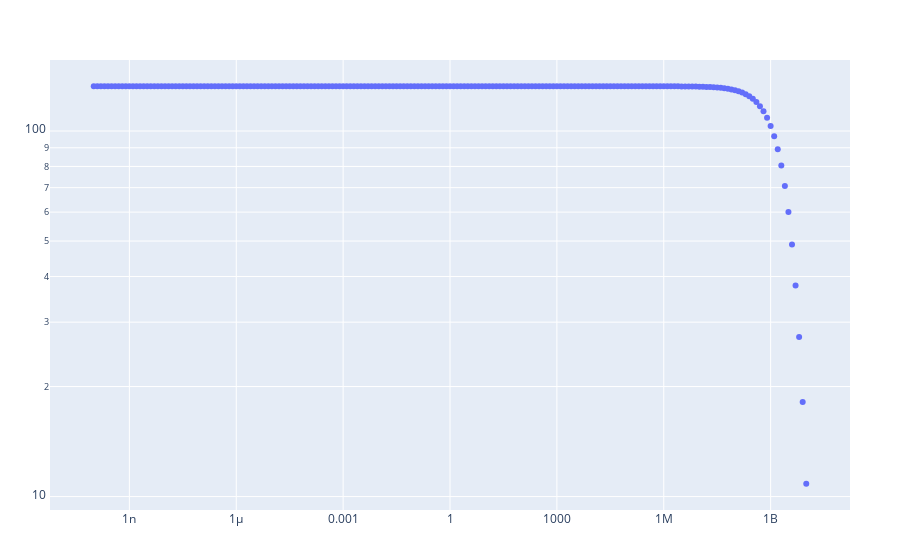

Source (notebook cell):
### Code cell
function plot_power_time_series(nuclide, time_array)
    power_time_series = Float64.(power_time_series_dict[nuclide])
    time_array = Float64.(time_array)
    plot(scatter(x = time_array, y = power_time_series, mode = "markers"), 
    Layout(xaxis_type = "log", yaxis_type = "log"))#, yaxis_type = "log"))
end
plot_power_time_series("238Pu", time_array)

### Figure 1 — Plotly figure (JSON) as saved in the notebook; plotly's stock layout.template omitted (floating-point values rounded to 4 significant figures; data arrays with more than 128 entries replaced by an {"elided": "..."} marker saying what was removed)
{"data": [{"mode": "markers", "type": "scatter", "x": {"elided": "201 float values"}, "y": {"elided": "201 float values"}}], "layout": {"margin": {"b": 50, "l": 50, "r": 50, "t": 60}, "xaxis": {"type": "log"}, "yaxis": {"type": "log"}}}
